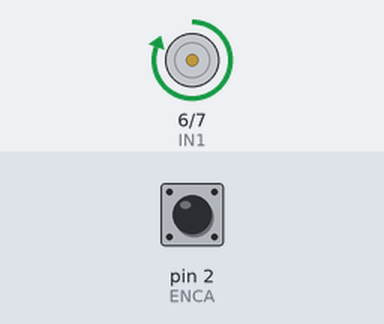
Bench run of a sketch on a simulated Arduino Uno, built with avr-gcc and run on an emulated ATmega328P. On the bench: motor-driver pin pairs drawn as motors (green arrow = first pin HIGH = forward, orange = second pin HIGH = backward, longer = more drive, scaled by the enable pin). Inputs (shaded band) come from the test bench; at power-on: pin 2 (ENCA) HIGH. What the sketch prints to the serial monitor is not drawn.

Above: at 0.1 s.
Timing chart, 0 to 1.6 s (numbered marks = the images above):
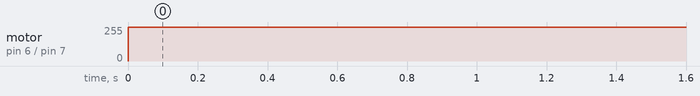

Measured:
- by itself, motor on pin 6 (IN1) / pin 7 (IN2): stopped → forward 255/255 at 0.00 s

The sketch:

DC_Motor_PID_Control_Velocity.ino
```cpp
/**
 * @file DC_Motor_PID_Control_Velocity.ino
 *
 * @brief This code implements PID control for a DC motor using an encoder for feedback.
 *
 * The system uses a quadrature encoder to measure the motor's position and calculates
 * the velocity. The velocity is filtered using a low-pass filter to reduce noise. The
 * filtered velocity is then passed to a PID controller, which calculates the appropriate
 * control signal (PWM value) to drive the motor towards a target velocity. The setMotor
 * function adjusts the motor's speed and direction based on this control signal.
 *
 * The code leverages interrupts to handle the encoder input, ensuring that position
 * readings are accurate and up-to-date. The ATOMIC_BLOCK macro is used to prevent
 * inconsistent reads of the position variable, which is modified within the interrupt service routine (ISR).
 */

// #include <util/atomic.h> // For the ATOMIC_BLOCK macro, which ensures atomic operations

#define ENCA 2  // Encoder A pin
#define ENCB 3  // Encoder B pin
#define PWM 5   // PWM output pin for motor speed control
#define IN1 6   // Motor control pin 1
#define IN2 7   // Motor control pin 2

// Global variables
volatile float posi = 0;  // Position, declared as volatile because it is modified within an interrupt
long prevT = 0;           // Previous timestamp in microseconds
int posPrev = 0;          // Previous encoder position
float e_ref_prev = 0;     // Previous error in velocity
float e_integral = 0;     // Integral of the error for PID control
float v1Prev = 0;         // Previous filtered velocity
float v1Filt = 0;         // Filtered velocity

/**
 * Setup function initializes the serial communication, pin modes,
 * and attaches the interrupt for reading the encoder.
 */
void setup() {
  Serial.begin(19200);   // Start serial communication at 19200 baud rate
  pinMode(ENCA, INPUT);  // Set encoder A pin as input
  pinMode(ENCB, INPUT);  // Set encoder B pin as input
  pinMode(PWM, OUTPUT);  // Set PWM pin as output
  pinMode(IN1, OUTPUT);  // Set motor control pin 1 as output
  pinMode(IN2, OUTPUT);  // Set motor control pin 2 as output

  // Attach an interrupt to the ENCA pin, triggered on any change
  attachInterrupt(digitalPinToInterrupt(ENCA), readEncoder, CHANGE);
}

/**
 * Main loop that continuously executes PID control, calculates velocity,
 * and sends motor commands based on the target velocity.
 */
void loop() {
  // PID CONSTANTS
  float kp = 4;     // Proportional gain
  float kd = 0.2;  // Derivative gain
  float ki = 5;    // Integral gain

  // // Read the position in an atomic block to avoid potential
  // // misreads if the interrupt coincides with this code running
  // int pos = 0;
  // ATOMIC_BLOCK(ATOMIC_RESTORESTATE) {
  //   pos = posi;
  // }

  // Code without the use of atomic block library. We are blocking the interrupt operation while the variable is being read in the loop.
  noInterrupts();
  int pos = 0;
  pos = posi;
  interrupts();


  // TIME DIFFERENCE CALCULATION
  long currT = micros();                            // Get the current time in microseconds
  float deltaT = ((float)(currT - prevT)) / 1.0e6;  // Calculate elapsed time in seconds
  float velocity = (pos - posPrev) / deltaT;        // Calculate velocity as delta_position/delta_time
  prevT = currT;                                    // Update previous time
  posPrev = pos;                                    // Update previous position

  // TARGET VELOCITY
  float v_target = 250 * (sin(currT / 1e6) > 0);  // Generate a target velocity based on a sine wave

  // VELOCITY CALCULATION (RPM)
  float velocity1 = velocity / 1560 * 60.0;  // Convert encoder ticks to RPM

  // Apply a low-pass filter to the velocity measurement for smoothening the reading
  v1Filt = filterVelocity(velocity1, v1Filt, v1Prev);
  v1Prev = velocity1;

  // PID CONTROL TERMS
  // PID TERMS - PROPORTIONAL TERM
  float e_ref = v_target - v1Filt;  // Calculate error between target and actual velocity (using filtered velocity)
  //float e_ref = v_target - velocity1;  // Calculate error between target and actual velocity (without using filtered velocity)

  //PID TERMS - INTEGRAL TERM
  e_integral = e_integral + e_ref * deltaT;  // Integrate error over time

  // PID TERMS - DERIVATIVE TERM
  float dvdt = (e_ref - e_ref_prev) / deltaT;  // Calculate the rate of change of error
  e_ref_prev = e_ref;                          // Update the previous error

  // CONTROL SIGNAL (PID OUTPUT)
  float u = kp * e_ref + kd * dvdt + ki * e_integral;  // Calculate control signal based on PID terms

  // CONVERT CONTROL SIGNAL TO MOTOR ACCEPTABLE VALUES
  float pwr = fabs(u);  // Take the absolute value of the control signal
  if (pwr > 255) {
    pwr = 255;  // Limit the maximum value to 255 (for 8-bit PWM)
  }

  // MOTOR DIRECTION
  int dir = 1;
  if (u < 0) {
    dir = -1;
  }

  // Set motor direction and speed
  setMotor(dir, pwr, PWM, IN1, IN2);

  // Print target and actual filtered velocity for monitoring
  Serial.print(v_target);
  Serial.print(" ");
  Serial.print(v1Filt);
  Serial.println();

  delay(1);  // Delay for consistent sampling
}

/**
 * @brief Filters the velocity input using a low-pass filter.
 *
 * This function applies a low-pass filter to smooth the input velocity signal.
 * The filter uses the current velocity (`velocity1`), the previously filtered
 * velocity (`v1Filt`), and the previous velocity input (`v1Prev`) to calculate
 * the new filtered velocity. The coefficients used in the filter equation are
 * designed to balance responsiveness and noise reduction.
 *
 * @param velocity1 The current velocity input.
 * @param v1Filt The previously filtered velocity.
 * @param v1Prev The previous velocity input.
 * @return The new filtered velocity.
 */
float filterVelocity(float velocity1, float v1Filt, float v1Prev) {
  v1Filt = 0.854 * v1Filt + 0.0728 * velocity1 + 0.0728 * v1Prev;
  return v1Filt;
}

/**
 * Sets the motor speed and direction based on the control signal.
 *
 * @param dir  Direction of the motor (-1 for reverse, 1 for forward)
 * @param pwmVal  PWM value (speed of the motor)
 * @param pwm  PWM pin
 * @param in1  Motor control pin 1
 * @param in2  Motor control pin 2
 */
void setMotor(int dir, int pwmVal, int pwm, int in1, int in2) {
  analogWrite(pwm, pwmVal);  // Set motor speed
  if (dir == 1) {
    // Turn motor forward
    digitalWrite(in1, HIGH);
    digitalWrite(in2, LOW);
  } else if (dir == -1) {
    // Turn motor reverse
    digitalWrite(in1, LOW);
    digitalWrite(in2, HIGH);
  } else {
    // Stop motor
    digitalWrite(in1, LOW);
    digitalWrite(in2, LOW);
  }
}

/**
 * Interrupt Service Routine (ISR) for reading the encoder.
 * Increments or decrements the position based on encoder state.
 */
void readEncoder() {
  if (digitalRead(ENCB) != digitalRead(ENCA)) {
    posi = posi + 1;  // Increment position if ENCB is not equal to ENCA
  } else {
    posi = posi - 1;  // Decrement position if ENCB equals ENCA
  }
}
```
